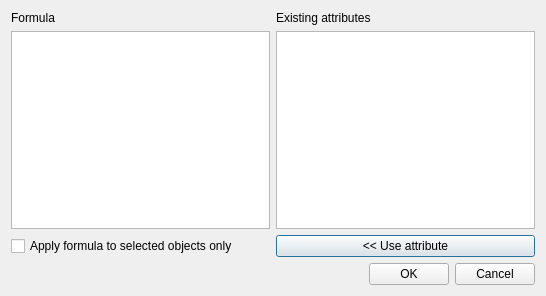
<?xml version="1.0" encoding="UTF-8"?>
<ui version="4.0">
 <class>CInsertColumnDlg</class>
 <widget class="QDialog" name="CInsertColumnDlg">
  <property name="geometry">
   <rect>
    <x>0</x>
    <y>0</y>
    <width>546</width>
    <height>296</height>
   </rect>
  </property>
  <property name="windowTitle">
   <string>Replace Attribute Values</string>
  </property>
  <layout class="QVBoxLayout" name="verticalLayout_3">
   <item>
    <layout class="QHBoxLayout" name="horizontalLayout_3">
     <item>
      <layout class="QVBoxLayout" name="verticalLayout">
       <item>
        <widget class="QLabel" name="c_formula_desc">
         <property name="text">
          <string>Formula</string>
         </property>
        </widget>
       </item>
       <item>
        <widget class="QTextEdit" name="c_formula"/>
       </item>
      </layout>
     </item>
     <item>
      <layout class="QVBoxLayout" name="verticalLayout_2">
       <item>
        <widget class="QLabel" name="label">
         <property name="text">
          <string>Existing attributes</string>
         </property>
        </widget>
       </item>
       <item>
        <widget class="QListWidget" name="c_column_names"/>
       </item>
      </layout>
     </item>
    </layout>
   </item>
   <item>
    <layout class="QHBoxLayout" name="horizontalLayout_2">
     <item>
      <widget class="QCheckBox" name="c_selection_desc">
       <property name="text">
        <string>Apply formula to selected objects only</string>
       </property>
      </widget>
     </item>
     <item>
      <widget class="QPushButton" name="c_use_column">
       <property name="text">
        <string>&lt;&lt; Use attribute</string>
       </property>
       <property name="checkable">
        <bool>false</bool>
       </property>
      </widget>
     </item>
    </layout>
   </item>
   <item>
    <layout class="QHBoxLayout" name="horizontalLayout">
     <item>
      <spacer name="horizontalSpacer">
       <property name="orientation">
        <enum>Qt::Horizontal</enum>
       </property>
       <property name="sizeHint" stdset="0">
        <size>
         <width>40</width>
         <height>20</height>
        </size>
       </property>
      </spacer>
     </item>
     <item>
      <widget class="QPushButton" name="c_ok">
       <property name="text">
        <string>OK</string>
       </property>
      </widget>
     </item>
     <item>
      <widget class="QPushButton" name="c_cancel">
       <property name="text">
        <string>Cancel</string>
       </property>
      </widget>
     </item>
    </layout>
   </item>
  </layout>
 </widget>
 <resources/>
 <connections>
  <connection>
   <sender>c_use_column</sender>
   <signal>clicked()</signal>
   <receiver>CInsertColumnDlg</receiver>
   <slot>OnUseAttribute()</slot>
   <hints>
    <hint type="sourcelabel">
     <x>318</x>
     <y>191</y>
    </hint>
    <hint type="destinationlabel">
     <x>292</x>
     <y>206</y>
    </hint>
   </hints>
  </connection>
  <connection>
   <sender>c_ok</sender>
   <signal>clicked()</signal>
   <receiver>CInsertColumnDlg</receiver>
   <slot>OnOK()</slot>
   <hints>
    <hint type="sourcelabel">
     <x>283</x>
     <y>253</y>
    </hint>
    <hint type="destinationlabel">
     <x>138</x>
     <y>241</y>
    </hint>
   </hints>
  </connection>
  <connection>
   <sender>c_cancel</sender>
   <signal>clicked()</signal>
   <receiver>CInsertColumnDlg</receiver>
   <slot>OnCancel()</slot>
   <hints>
    <hint type="sourcelabel">
     <x>338</x>
     <y>252</y>
    </hint>
    <hint type="destinationlabel">
     <x>372</x>
     <y>212</y>
    </hint>
   </hints>
  </connection>
 </connections>
 <slots>
  <slot>OnUseAttribute()</slot>
  <slot>OnSelChangeColumnNames(QModelIndex)</slot>
  <slot>OnDblclkColumnNames(QModelIndex)</slot>
  <slot>OnOK()</slot>
  <slot>OnCancel()</slot>
 </slots>
</ui>
